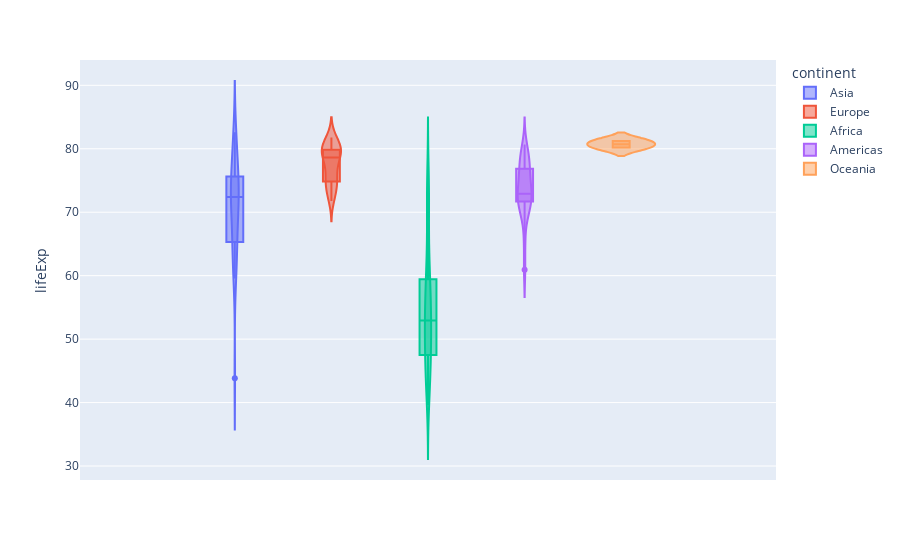

This figure's notebook cell:
### Code cell
px.violin(df.loc[df['year'] == 2007],
    box = True,
    y = 'lifeExp',
    color = 'continent',
    hover_name = 'country')

### Figure 1 — Plotly figure (JSON) as saved in the notebook; plotly's stock layout.template omitted (floating-point values rounded to 4 significant figures)
{"data": [{"alignmentgroup": "True", "box": {"visible": true}, "hovertemplate": "<b>%{hovertext}</b><br><br>continent=Asia<br>lifeExp=%{y}<extra></extra>", "hovertext": ["Afghanistan", "Bahrain", "Bangladesh", "Cambodia", "China", "Hong Kong, China", "India", "Indonesia", "Iran", "Iraq", "Israel", "Japan", "Jordan", "Korea, Dem. Rep.", "Korea, Rep.", "Kuwait", "Lebanon", "Malaysia", "Mongolia", "Myanmar", "Nepal", "Oman", "Pakistan", "Philippines", "Saudi Arabia", "Singapore", "Sri Lanka", "Syria", "Taiwan", "Thailand", "Vietnam", "West Bank and Gaza", "Yemen, Rep."], "legendgroup": "Asia", "marker": {"color": "#636efa"}, "name": "Asia", "offsetgroup": "Asia", "orientation": "v", "scalegroup": "True", "showlegend": true, "type": "violin", "x0": " ", "xaxis": "x", "y": [43.83, 75.64, 64.06, 59.72, 72.96, 82.21, 64.7, 70.65, 70.96, 59.55, 80.75, 82.6, 72.53, 67.3, 78.62, 77.59, 71.99, 74.24, 66.8, 62.07, 63.78, 75.64, 65.48, 71.69, 72.78, 79.97, 72.4, 74.14, 78.4, 70.62, 74.25, 73.42, 62.7], "y0": " ", "yaxis": "y"}, {"alignmentgroup": "True", "box": {"visible": true}, "hovertemplate": "<b>%{hovertext}</b><br><br>continent=Europe<br>lifeExp=%{y}<extra></extra>", "hovertext": ["Albania", "Austria", "Belgium", "Bosnia and Herzegovina", "Bulgaria", "Croatia", "Czech Republic", "Denmark", "Finland", "France", "Germany", "Greece", "Hungary", "Iceland", "Ireland", "Italy", "Montenegro", "Netherlands", "Norway", "Poland", "Portugal", "Romania", "Serbia", "Slovak Republic", "Slovenia", "Spain", "Sweden", "Switzerland", "Turkey", "United Kingdom"], "legendgroup": "Europe", "marker": {"color": "#EF553B"}, "name": "Europe", "offsetgroup": "Europe", "orientation": "v", "scalegroup": "True", "showlegend": true, "type": "violin", "x0": " ", "xaxis": "x", "y": [76.42, 79.83, 79.44, 74.85, 73.0, 75.75, 76.49, 78.33, 79.31, 80.66, 79.41, 79.48, 73.34, 81.76, 78.89, 80.55, 74.54, 79.76, 80.2, 75.56, 78.1, 72.48, 74.0, 74.66, 77.93, 80.94, 80.88, 81.7, 71.78, 79.42], "y0": " ", "yaxis": "y"}, {"alignmentgroup": "True", "box": {"visible": true}, "hovertemplate": "<b>%{hovertext}</b><br><br>continent=Africa<br>lifeExp=%{y}<extra></extra>", "hovertext": ["Algeria", "Angola", "Benin", "Botswana", "Burkina Faso", "Burundi", "Cameroon", "Central African Republic", "Chad", "Comoros", "Congo, Dem. Rep.", "Congo, Rep.", "Cote d'Ivoire", "Djibouti", "Egypt", "Equatorial Guinea", "Eritrea", "Ethiopia", "Gabon", "Gambia", "Ghana", "Guinea", "Guinea-Bissau", "Kenya", "Lesotho", "Liberia", "Libya", "Madagascar", "Malawi", "Mali", "Mauritania", "Mauritius", "Morocco", "Mozambique", "Namibia", "Niger", "Nigeria", "Reunion", "Rwanda", "Sao Tome and Principe", "Senegal", "Sierra Leone", "Somalia", "South Africa", "Sudan", "Swaziland", "Tanzania", "Togo", "Tunisia", "Uganda", "Zambia", "Zimbabwe"], "legendgroup": "Africa", "marker": {"color": "#00cc96"}, "name": "Africa", "offsetgroup": "Africa", "orientation": "v", "scalegroup": "True", "showlegend": true, "type": "violin", "x0": " ", "xaxis": "x", "y": [72.3, 42.73, 56.73, 50.73, 52.3, 49.58, 50.43, 44.74, 50.65, 65.15, 46.46, 55.32, 48.33, 54.79, 71.34, 51.58, 58.04, 52.95, 56.73, 59.45, 60.02, 56.01, 46.39, 54.11, 42.59, 45.68, 73.95, 59.44, 48.3, 54.47, 64.16, 72.8, 71.16, 42.08, 52.91, 56.87, 46.86, 76.44, 46.24, 65.53, 63.06, 42.57, 48.16, 49.34, 58.56, 39.61, 52.52, 58.42, 73.92, 51.54, 42.38, 43.49], "y0": " ", "yaxis": "y"}, {"alignmentgroup": "True", "box": {"visible": true}, "hovertemplate": "<b>%{hovertext}</b><br><br>continent=Americas<br>lifeExp=%{y}<extra></extra>", "hovertext": ["Argentina", "Bolivia", "Brazil", "Canada", "Chile", "Colombia", "Costa Rica", "Cuba", "Dominican Republic", "Ecuador", "El Salvador", "Guatemala", "Haiti", "Honduras", "Jamaica", "Mexico", "Nicaragua", "Panama", "Paraguay", "Peru", "Puerto Rico", "Trinidad and Tobago", "United States", "Uruguay", "Venezuela"], "legendgroup": "Americas", "marker": {"color": "#ab63fa"}, "name": "Americas", "offsetgroup": "Americas", "orientation": "v", "scalegroup": "True", "showlegend": true, "type": "violin", "x0": " ", "xaxis": "x", "y": [75.32, 65.55, 72.39, 80.65, 78.55, 72.89, 78.78, 78.27, 72.23, 74.99, 71.88, 70.26, 60.92, 70.2, 72.57, 76.19, 72.9, 75.54, 71.75, 71.42, 78.75, 69.82, 78.24, 76.38, 73.75], "y0": " ", "yaxis": "y"}, {"alignmentgroup": "True", "box": {"visible": true}, "hovertemplate": "<b>%{hovertext}</b><br><br>continent=Oceania<br>lifeExp=%{y}<extra></extra>", "hovertext": ["Australia", "New Zealand"], "legendgroup": "Oceania", "marker": {"color": "#FFA15A"}, "name": "Oceania", "offsetgroup": "Oceania", "orientation": "v", "scalegroup": "True", "showlegend": true, "type": "violin", "x0": " ", "xaxis": "x", "y": [81.23, 80.2], "y0": " ", "yaxis": "y"}], "layout": {"legend": {"title": {"text": "continent"}, "tracegroupgap": 0}, "margin": {"t": 60}, "violinmode": "group", "xaxis": {"anchor": "y", "domain": [0, 1]}, "yaxis": {"anchor": "x", "domain": [0, 1], "title": {"text": "lifeExp"}}}}
